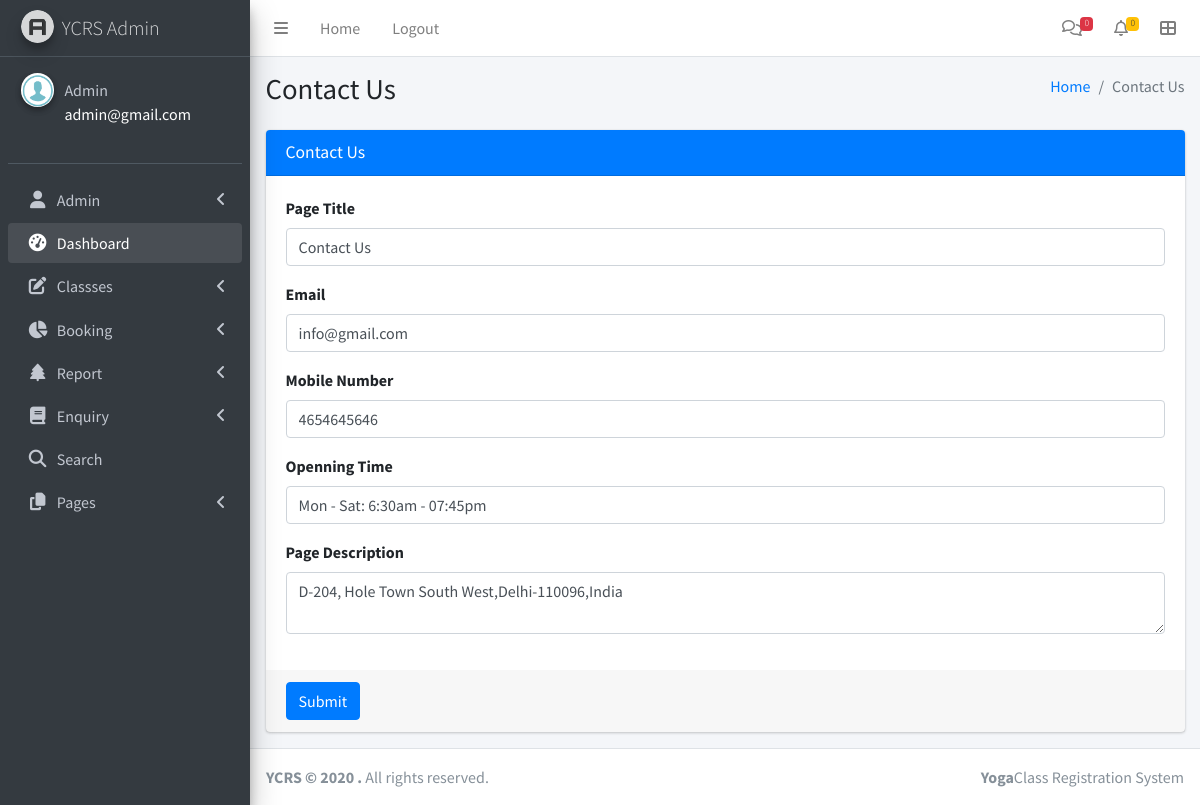
Screenshot of /ycrs/admin/contactus.php (signed in) with the database file from the repository.
### tables this page shows
CREATE TABLE `tblpage` (
  `ID` int(10) NOT NULL,
  `PageType` varchar(200) DEFAULT NULL,
  `PageTitle` varchar(200) DEFAULT NULL,
  `PageDescription` mediumtext DEFAULT NULL,
  `Email` varchar(120) DEFAULT NULL,
  `MobileNumber` bigint(10) DEFAULT NULL,
  `OpenningTime` varchar(200) NOT NULL,
  `UpdationDate` timestamp NULL DEFAULT current_timestamp()
);

### ycrs/admin/contactus.php (the view, shortened to what this page needs)
<?php
include('includes/dbconnection.php');
if (strlen($_SESSION['ycrsaid']==0)) {
  header('location:logout.php');
  } else{
  ?>
<!DOCTYPE html>
<html>
<head>
  <link rel="stylesheet" href="plugins/fontawesome-free/css/all.min.css">
  <link rel="stylesheet" href="https://code.ionicframework.com/ionicons/2.0.1/css/ionicons.min.css">
  <link rel="stylesheet" href="dist/css/adminlte.min.css">
</head>
<body class="hold-transition sidebar-mini">
<div class="wrapper">
 <?php include_once('includes/header.php');?>
  <?php include_once('includes/sidebar.php');?>
  <div class="content-wrapper">
    <section class="content-header">
      <div class="container-fluid">
        <div class="row mb-2">
          <div class="col-sm-6">
            <h1>Contact Us</h1>
          </div>
          <div class="col-sm-6">
            <ol class="breadcrumb float-sm-right">
              <li class="breadcrumb-item"><a href="dashboard.php">Home</a></li>
              <li class="breadcrumb-item active">Contact Us</li>
            </ol>
          </div>
        </div>
      </div>
    </section>
    <section class="content">
      <div class="container-fluid">
        <div class="row">
          <div class="col-md-12">
            <div class="card card-primary">
              <div class="card-header">
                <h3 class="card-title">Contact Us</h3>
              </div>
              <form role="form" method="post">
                <?php
$sql="SELECT * from  tblpage where PageType='contactus'";
$query = $dbh -> prepare($sql);
$query->execute();
$results=$query->fetchAll(PDO::FETCH_OBJ);
$cnt=1;
if($query->rowCount() > 0)
{
foreach($results as $row)
{               ?>
                <div class="card-body">
                  <div class="form-group">
                    <label for="exampleInputEmail1">Page Title</label>
                    <input type="text" name="pagetitle" id="pagetitle" required="true" value="<?php  echo $row->PageTitle;?>" class="form-control">
                  </div>
                  <div class="form-group">
                    <label for="exampleInputEmail1">Email</label>
                    <input type="text" name="email" id="email" required="true" value="<?php  echo $row->Email;?>" class="form-control">
                  </div>
                  <div class="form-group">
                    <label for="exampleInputEmail1">Mobile Number</label>
                   <input type="text" name="mobnum" id="mobnum" required="true" value="<?php  echo $row->MobileNumber;?>" class="form-control" maxlength="10" pattern=[0-9]+>
                  </div>
                  <div class="form-group">
                    <label for="exampleInputEmail1">Openning Time</label>
                    <input type="text" name="ot" id="ot" required="true" value="<?php  echo $row->OpenningTime;?>" class="form-control">
                  </div>
                  <div class="form-group">
                    <label for="exampleInputPassword1">Page Description</label>
                    <textarea class="form-control" id="exampleInputEmail1" name="pagedes"><?php  echo $row->PageDescription;?></textarea>
                  </div>
                </div><?php $cnt=$cnt+1;}} ?>
                <div class="card-footer">
                  <button type="submit" class="btn btn-primary" name="submit">Submit</button>
                </div>
              </form>
            </div>
          </div>
        </div>
      </div>
    </section>
  </div>
 <?php include_once('includes/footer.php');?>
</div>
</body>
</html><?php }  ?>

### ycrs/admin/includes/header.php (shortened to what this page needs)
<nav class="main-header navbar navbar-expand navbar-white navbar-light">
    <ul class="navbar-nav">
      <li class="nav-item">
        <a class="nav-link" data-widget="pushmenu" href="#" role="button"><i class="fas fa-bars"></i></a>
      </li>
      <li class="nav-item d-none d-sm-inline-block">
        <a href="dashboard.php" class="nav-link">Home</a>
      </li>
      <li class="nav-item d-none d-sm-inline-block">
        <a href="logout.php" class="nav-link">Logout</a>
      </li>
    </ul>
    <ul class="navbar-nav ml-auto">
      <li class="nav-item dropdown">
        <?php
$sql="SELECT * from tblcontact  where IsRead is null";
$query = $dbh -> prepare($sql);
$query->execute();
$newenq=$query->rowCount();
?>
        <a class="nav-link" data-toggle="dropdown" href="#">
          <i class="far fa-comments"></i>
          <span class="badge badge-danger navbar-badge"><?php echo $newenq;?></span>
        </a>
      </li>
      <li class="nav-item dropdown">
         <?php
$sql="SELECT * from tblbooking  where Status is null";
$query = $dbh -> prepare($sql);
$query->execute();
$newbooking=$query->rowCount();
?>
        <a class="nav-link" data-toggle="dropdown" href="#">
          <i class="far fa-bell"></i>
          <span class="badge badge-warning navbar-badge"><?php echo $newbooking;?></span>
        </a>
      </li>
      <li class="nav-item">
        <a class="nav-link" data-widget="control-sidebar" data-slide="true" href="#" role="button"><i
            class="fas fa-th-large"></i></a>
      </li>
    </ul>
  </nav>

### ycrs/admin/includes/sidebar.php (shortened to what this page needs)
  <aside class="main-sidebar sidebar-dark-primary elevation-4">
    <a href="dashboard.php" class="brand-link">
      <img src="dist/img/AdminLTELogo.png" alt="AdminLTE Logo" class="brand-image img-circle elevation-3"
           style="opacity: .8">
      <span class="brand-text font-weight-light">YCRS Admin</span>
    </a>
    <div class="sidebar">
      <div class="user-panel mt-3 pb-3 mb-3 d-flex">
        <div class="image">
          <img src="dist/img/images.png" class="img-circle elevation-2" alt="User Image">
        </div>
        <div class="info">
          <?php
$aid=$_SESSION['ycrsaid'];
$sql="SELECT AdminName,Email from  tbladmin where ID=:aid";
$query = $dbh -> prepare($sql);
$query->bindParam(':aid',$aid,PDO::PARAM_STR);
$query->execute();
$results=$query->fetchAll(PDO::FETCH_OBJ);
$cnt=1;
if($query->rowCount() > 0)
{
foreach($results as $row)
{               ?>
          <a href="admin-profile.php" class="d-block"><?php  echo $row->AdminName;?></a>
          <p style="color: white"><?php  echo $row->Email;?><?php $cnt=$cnt+1;}} ?></p>
        </div>
      </div>
      <nav class="mt-2">
        <ul class="nav nav-pills nav-sidebar flex-column" data-widget="treeview" role="menu" data-accordion="false">
               <li class="nav-item has-treeview">
            <a href="#" class="nav-link">
              <i class="nav-icon fas fa-user"></i>
              <p>
                Admin
                <i class="right fas fa-angle-left"></i>
              </p>
            </a>
          </li>
          <li class="nav-item has-treeview menu-open">
            <a href="dashboard.php" class="nav-link">
              <i class="nav-icon fas fa-tachometer-alt"></i>
              <p>
                Dashboard
              </p>
            </a>
          </li>
          <li class="nav-item has-treeview">
            <a href="#" class="nav-link">
              <i class="nav-icon fas fa-edit"></i>
              <p>
                Classses
                <i class="fas fa-angle-left right"></i>
              </p>
            </a>
          </li>
          <li class="nav-item has-treeview">
            <a href="#" class="nav-link">
              <i class="nav-icon fas fa-chart-pie"></i>
              <p>
                Booking
                <i class="right fas fa-angle-left"></i>
              </p>
            </a>
          </li>
          <li class="nav-item has-treeview">
            <a href="between-dates-report.php" class="nav-link">
              <i class="nav-icon fas fa-tree"></i>
              <p>
                Report
                <i class="fas fa-angle-left right"></i>
              </p>
            </a>
          </li>
          <li class="nav-item has-treeview">
            <a href="#" class="nav-link">
             <i class="nav-icon fas fa-book"></i>
              <p>
                Enquiry
                <i class="fas fa-angle-left right"></i>
              </p>
            </a>
          </li>
          <li class="nav-item has-treeview">
            <a href="search.php" class="nav-link">
              <i class="nav-icon fas fa-search"></i>
              <p>
              Search
              </p>
            </a>
          </li>
        <li class="nav-item has-treeview">
            <a href="#" class="nav-link">
              <i class="nav-icon fas fa-copy"></i>
              <p>
                Pages
                <i class="fas fa-angle-left right"></i>
              </p>
            </a>
          </li>
        </ul>
      </nav>
    </div>
  </aside>

### ycrs/admin/includes/footer.php
<footer class="main-footer">
   <strong>YCRS &copy; 2020 .</strong>
   All rights reserved.
   <div class="float-right d-none d-sm-inline-block">
     <b>Yoga</b>Class Registration System
   </div>
 </footer>

### rows the page displays
tblpage: pagetitle "Contact Us", email "info@gmail.com", mobnum "4654645646", ot "Mon - Sat: 6:30am - 07:45pm", pagedes "D-204, Hole Town South West,Delhi-110096,India"

### other values shown
$newenq "0"
$newbooking "0"
$row->AdminName "Admin"
$row->Email "admin@gmail.com"
